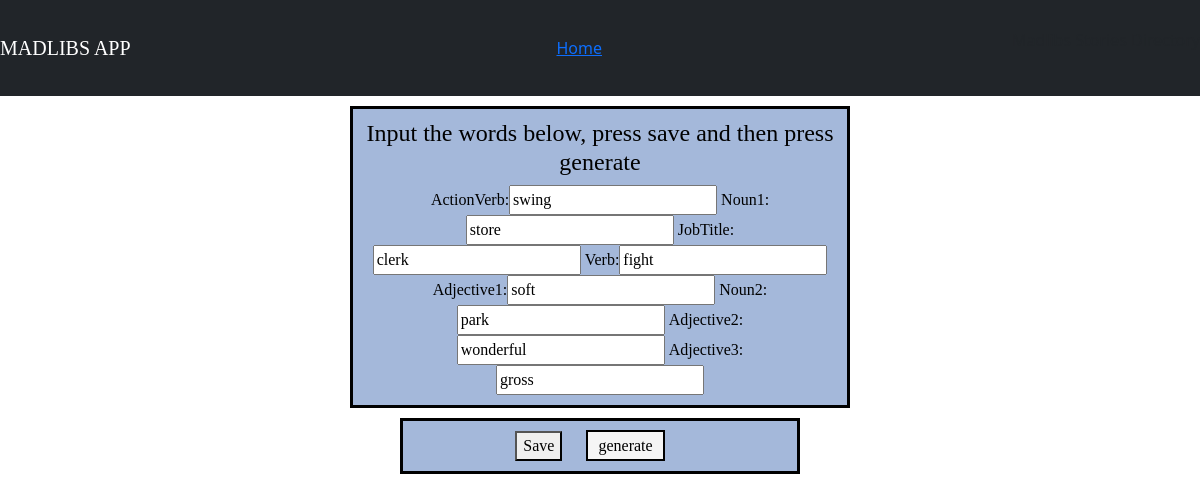
The page /story/emergency/1 on the database its author committed.
### story/models.py (models this page shows)
class Emergency(models.Model):
    actionVerb = models.CharField(max_length=50)
    noun1 = models.CharField(max_length=50)
    jobTitle = models.CharField(max_length=50)
    verb = models.CharField(max_length=50)
    adjective1 = models.CharField(max_length=50)
    noun2 = models.CharField(max_length=50)
    adjective2 = models.CharField(max_length=50)
    adjective3 = models.CharField(max_length=50)

### story/views.py (the view)
# urls.py: path('emergency/<int:id>', views.emergency_update, name="emergency_update"),
def emergency_update(request, id):
    item = Emergency.objects.get(id=id)
    form = EmergencyForm(request.POST or None, instance=item)
    if form.is_valid():
        form.save()
        return redirect('/story/emergency/1')
    return render(request, 'story/emergency-form.html', {'form':form, 'item':item})

### story/forms.py
class EmergencyForm(forms.ModelForm):
    class Meta:
        model = Emergency
        fields = ['actionVerb', 'noun1', 'jobTitle', 'verb',
                  'adjective1', 'noun2', 'adjective2', 'adjective3']

### story/templates/story/emergency-form.html (shortened to what this page needs)
{% extends 'story/base.html' %}
{% block body %}
<form method="POST">
    <div class="div-form" style="width:500px">
        <h4>Input the words below, press save and then press generate</h4>
        {{ form }}
    </div>
    <div class="save">
        <button type="submit">Save</button>
        <a class="generate" href="/story/emergency_story/1">generate</a>
    </div>
</form>
{% endblock %}

### story/static/story/style.css (style rules this page uses)
h4 { font-family: "Cooper Black" }
form { font-family: Calibri; }
div { color: black; border: solid black; text-align: center; margin: 20px 20px; padding: 10px; background-color: #E1F7FA; }
.save { background-color: #A4B8DA; width:400px; margin: 10px auto; }
.div-form { background-color: #A4B8DA; width: 200px; margin: 10px auto; }
.generate { border:black solid 2px; background-color: whitesmoke; color: black; padding: 5px 10px; text-decoration: none; margin: 20px; }

### rows shown on the page
Emergency: actionVerb "swing", noun1 "store", jobTitle "clerk", verb "fight", adjective1 "soft", noun2 "park", adjective2 "wonderful", adjective3 "gross"
